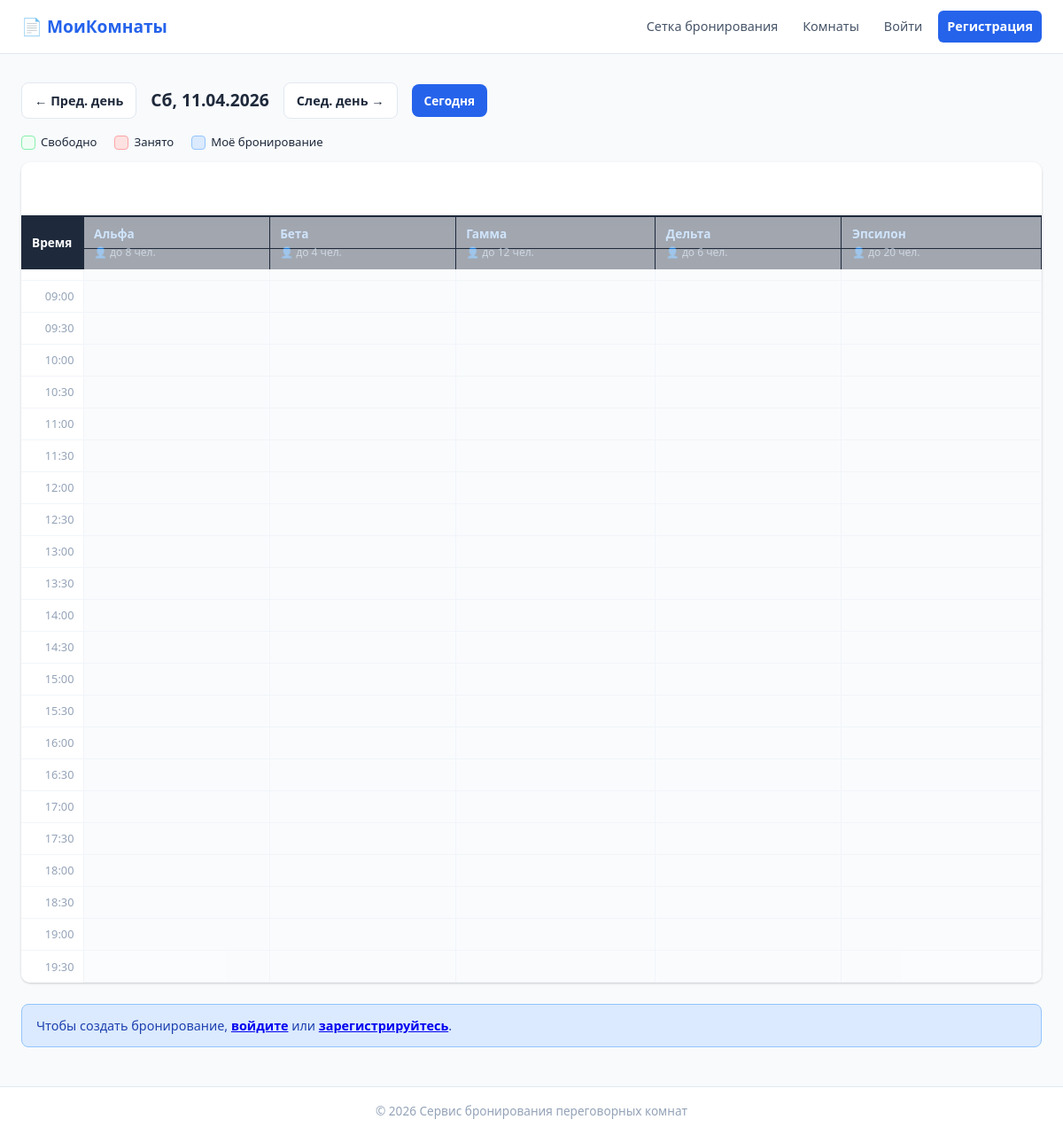
Screenshot of /?date=2026-04-11 with the database file from the repository.
### tables this page shows
CREATE TABLE IF NOT EXISTS `rooms` (
  `id`          INT UNSIGNED AUTO_INCREMENT PRIMARY KEY,
  `name`        VARCHAR(120) NOT NULL,
  `capacity`    TINYINT UNSIGNED NOT NULL DEFAULT 6,
  `floor`       TINYINT UNSIGNED NOT NULL DEFAULT 1,
  `description` TEXT DEFAULT NULL,
  `created_at`  DATETIME NOT NULL DEFAULT CURRENT_TIMESTAMP
);

### config/db.php (called while the page is built, shortened)
<?php
function isLoggedIn(): bool  { return !empty($_SESSION['user_id']); }

### index.php (the view, shortened to what this page needs)
<?php
require_once __DIR__ . '/config/db.php';
$db = getDB();
$dateStr = $_GET['date'] ?? date('Y-m-d');
$date    = date('Y-m-d', strtotime($dateStr));
$prev    = date('Y-m-d', strtotime($date . ' -1 day'));
$next    = date('Y-m-d', strtotime($date . ' +1 day'));
$today   = date('Y-m-d');
$slots = [];
for ($h = 8; $h < 20; $h++) {
    $slots[] = sprintf('%02d:00', $h);
    $slots[] = sprintf('%02d:30', $h);
}
$rooms = $db->query("SELECT * FROM rooms ORDER BY floor, name")->fetchAll();
$grid = [];
foreach ($rooms as $room) {
    $grid[$room['id']] = [];
}
require_once __DIR__ . '/includes/header.php';
?>
<div class="container">
  <div class="grid-toolbar">
    <a href="?date=<?= $prev ?>" class="btn-nav-day">&#8592; Пред. день</a>
    <div class="grid-date">
      <?php
        $dayNames = ['Вс','Пн','Вт','Ср','Чт','Пт','Сб'];
        $dow = (int)date('w', strtotime($date));
        echo $dayNames[$dow] . ', ' . date('d.m.Y', strtotime($date));
      ?>
    </div>
    <a href="?date=<?= $next ?>" class="btn-nav-day">След. день &#8594;</a>
    <?php if ($date !== $today): ?>
      <a href="?" class="btn-today">Сегодня</a>
    <?php endif; ?>
  </div>
  <div class="grid-legend">
    <span class="legend-free">Свободно</span>
    <span class="legend-busy">Занято</span>
    <span class="legend-mine">Моё бронирование</span>
  </div>
  <div class="booking-grid-wrap">
    <table class="booking-grid">
      <thead>
        <tr>
          <th class="time-col">Время</th>
          <?php foreach ($rooms as $room): ?>
            <th>
              <a href="/rooms.php#room-<?= $room['id'] ?>"><?= htmlspecialchars($room['name']) ?></a>
              <div class="room-cap">&#128100; до <?= $room['capacity'] ?> чел.</div>
            </th>
          <?php endforeach; ?>
        </tr>
      </thead>
      <tbody>
        <?php foreach ($slots as $slot): ?>
        <tr>
          <td class="time-cell"><?= $slot ?></td>
          <?php foreach ($rooms as $room): ?>
            <?php
              $b   = $grid[$room['id']][$slot] ?? null;
              $mine = $b && isLoggedIn() && $b['employee_id'] == currentUserId();
              $cls  = $b ? ($mine ? 'cell-mine' : 'cell-busy') : 'cell-free';
              $slotTs  = strtotime($date . ' ' . $slot);
              $isPast  = $slotTs < time() && $date <= $today;
            ?>
            <td class="grid-cell <?= $cls ?> <?= $isPast ? 'cell-past' : '' ?>">
            </td>
          <?php endforeach; ?>
        </tr>
        <?php endforeach; ?>
      </tbody>
    </table>
  </div>
  <?php if (!isLoggedIn()): ?>
    <div class="alert alert-info" style="margin-top:24px;">
      Чтобы создать бронирование, <a href="/login.php"><strong>войдите</strong></a> или <a href="/register.php"><strong>зарегистрируйтесь</strong></a>.
    </div>
  <?php endif; ?>
</div>
<?php require_once __DIR__ . '/includes/footer.php'; ?>

### style.css (style rules this page uses)
*, *::before, *::after { box-sizing: border-box; margin: 0; padding: 0; }
:root { --blue: #2563eb; --blue-h: #1d4ed8; --green: #16a34a; --red: #dc2626; --orange: #ea580c; --gray-50: #f8fafc; --gray-100:#f1f5f9; --gray-200:#e2e8f0; --gray-400:#94a3b8; --gray-600:#475569; --gray-800:#1e293b; --radius: 8px; --shadow: 0 1px 3px rgba(0,0,0,.12), 0 1px 2px rgba(0,0,0,.08); --shadow-md: 0 4px 6px -1px rgba(0,0,0,.1), 0 2px 4px -1px rgba(0,0,0,.06); }
body { font-family: 'Segoe UI', system-ui, sans-serif; background: var(--gray-50); color: var(--gray-800); line-height: 1.6; }
.container { max-width: 1400px; margin: 0 auto; padding: 32px 24px; }
.alert { padding: 12px 16px; border-radius: var(--radius); margin-bottom: 12px; font-size: .9rem; }
.alert-info { background: #dbeafe; color: #1e40af; border: 1px solid #93c5fd; }
.grid-toolbar { display: flex; align-items: center; gap: 16px; margin-bottom: 16px; flex-wrap: wrap; }
.btn-nav-day { background: #fff; border: 1px solid var(--gray-200); padding: 8px 14px; border-radius: var(--radius); text-decoration: none; color: var(--gray-800); font-size: .9rem; font-weight: 600; transition: background .15s; }
.btn-today { background: var(--blue); color: #fff; padding: 8px 14px; border-radius: var(--radius); text-decoration: none; font-size: .85rem; font-weight: 600; }
.grid-date { font-size: 1.2rem; font-weight: 700; }
.grid-legend { display: flex; gap: 20px; margin-bottom: 12px; font-size: .82rem; flex-wrap: wrap; }
.grid-legend span { display: flex; align-items: center; gap: 6px; }
.grid-legend span::before { content: ''; width: 16px; height: 16px; border-radius: 4px; display: inline-block; }
.legend-free::before { background: #f0fdf4; border: 1px solid #86efac; }
.legend-busy::before { background: #fee2e2; border: 1px solid #fca5a5; }
.legend-mine::before { background: #dbeafe; border: 1px solid #93c5fd; }
.booking-grid-wrap { overflow-x: auto; border-radius: 10px; box-shadow: var(--shadow); }
.booking-grid { width: 100%; border-collapse: collapse; background: #fff; min-width: 700px; }
.booking-grid th { background: var(--gray-800); color: #fff; padding: 10px 12px; text-align: left; font-size: .85rem; position: sticky; top: 60px; }
.booking-grid th a { color: #93c5fd; text-decoration: none; }
.room-cap { font-size: .75rem; color: var(--gray-400); font-weight: 400; }
.time-col { width: 70px; }
.time-cell { font-size: .8rem; color: var(--gray-400); padding: 0 10px; border-top: 1px solid var(--gray-100); white-space: nowrap; text-align: right; }
.grid-cell { border: 1px solid var(--gray-100); height: 36px; padding: 2px 4px; vertical-align: top; position: relative; }
.cell-free { background: #f0fdf4; }
.cell-past { background: var(--gray-50) !important; opacity: .6; }

### rows the page displays
rooms: name "Альфа", capacity "8"
rooms: name "Бета", capacity "4"
rooms: name "Гамма", capacity "12"
rooms: name "Дельта", capacity "6"
rooms: name "Эпсилон", capacity "20"

### other values shown
$dayNames[$dow] "Сб"
date('d.m.Y', strtotime($date)) "11.04.2026"
$slot "09:00"
$slot "09:30"
$slot "10:00"
$slot "10:30"
$slot "11:00"
$slot "11:30"
$slot "12:00"
$slot "12:30"
$slot "13:00"
$slot "13:30"
$slot "14:00"
$slot "14:30"
$slot "15:00"
